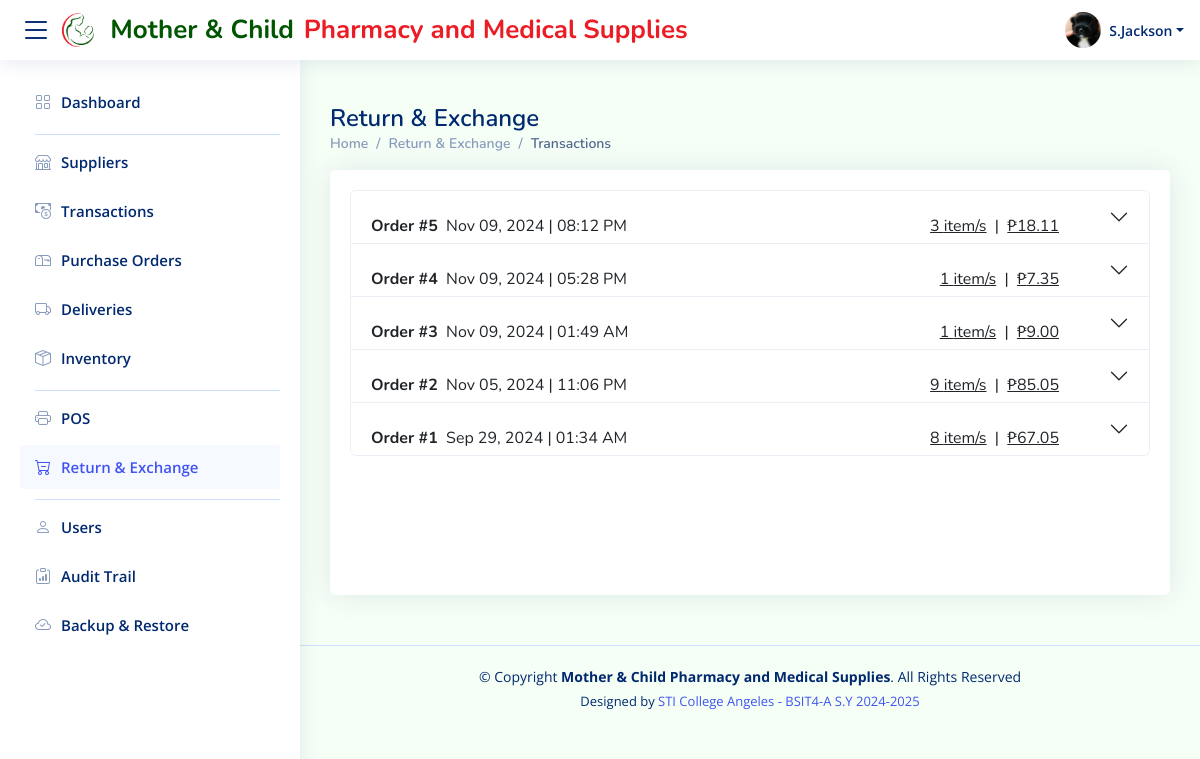
The page /returnexchange/recent_Transactions/reTransac.php (signed in) on the database as committed earlier.
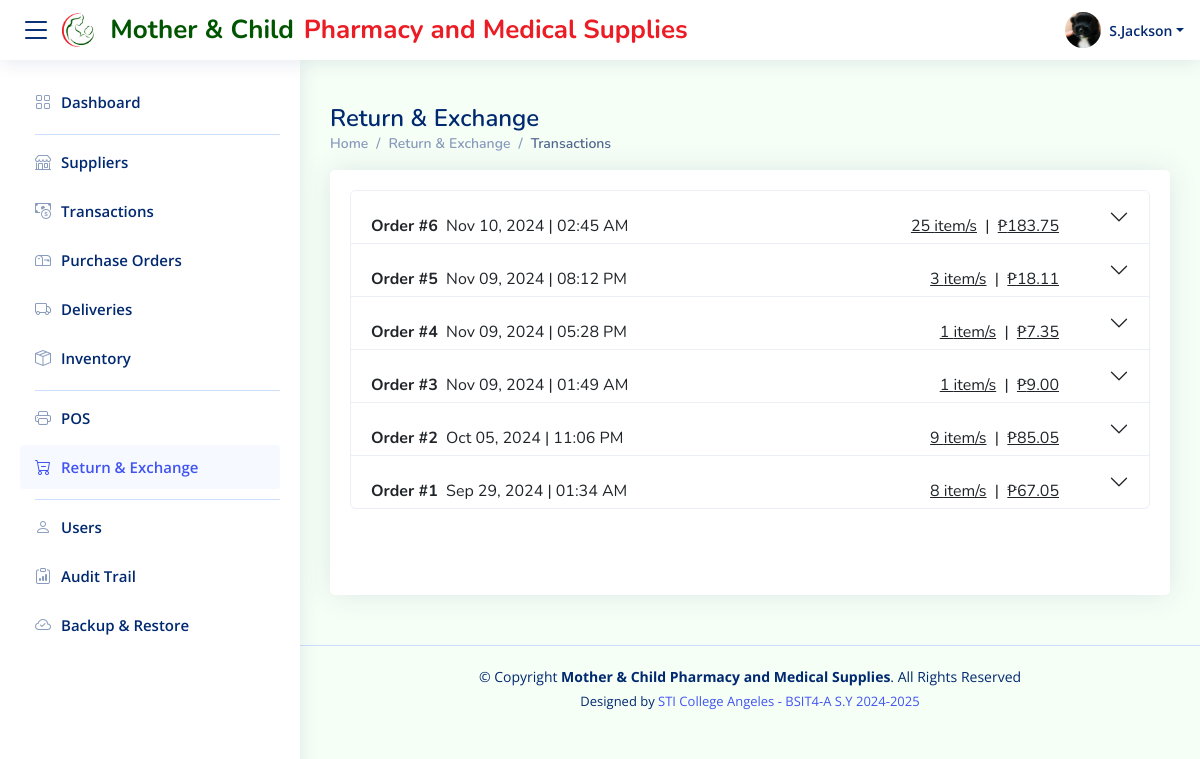
The same page on the database as committed later.
### tables this page shows
CREATE TABLE `users` (
  `AccountID` int(10) unsigned NOT NULL AUTO_INCREMENT,
  `employeeName` varchar(255) NOT NULL,
  `employeeLName` varchar(255) NOT NULL,
  `role` varchar(255) NOT NULL,
  `accountName` varchar(255) NOT NULL,
  `password` varchar(255) NOT NULL,
  `picture` text NOT NULL DEFAULT 'profile_icon.png',
  `dateCreated` datetime NOT NULL DEFAULT current_timestamp(),
  `status` varchar(255) NOT NULL DEFAULT 'Active',
  `connected` enum('1','0') NOT NULL DEFAULT '0',
  `SuppliersPerms` enum('on','off') NOT NULL DEFAULT 'off',
  `TransactionsPerms` enum('on','off') NOT NULL DEFAULT 'off',
  `InventoryPerms` enum('on','off') NOT NULL DEFAULT 'off',
  `POSPerms` enum('on','off') NOT NULL DEFAULT 'off',
  `REPerms` enum('on','off') NOT NULL DEFAULT 'off',
  `POPerms` enum('on','off') NOT NULL DEFAULT 'off',
  `UsersPerms` enum('on','off') NOT NULL DEFAULT 'off',
  PRIMARY KEY (`AccountID`),
  UNIQUE KEY `accountName` (`accountName`)
);

CREATE TABLE `sales` (
  `InvoiceID` int(11) NOT NULL AUTO_INCREMENT,
  `SaleDate` datetime DEFAULT current_timestamp(),
  `AccountID` int(10) unsigned DEFAULT NULL,
  `SalesDetails` longtext NOT NULL CHECK (json_valid(`SalesDetails`)),
  `TotalItems` int(11) NOT NULL,
  `Subtotal` decimal(10,2) DEFAULT 0.00,
  `Tax` decimal(10,2) DEFAULT 0.00,
  `Discount` decimal(10,2) DEFAULT 0.00,
  `NetAmount` decimal(10,2) GENERATED ALWAYS AS (`Subtotal` - `Discount`) STORED,
  `AmountPaid` decimal(10,2) DEFAULT 0.00,
  `AmountChange` decimal(10,2) GENERATED ALWAYS AS (`AmountPaid` - `NetAmount`) STORED,
  `PaymentMethod` enum('Cash','GCash') NOT NULL,
  `Status` enum('Sales','Return','Return/Exchange') NOT NULL,
  `RefundAmount` decimal(10,2) DEFAULT 0.00,
  PRIMARY KEY (`InvoiceID`),
  KEY `ForeignKey_AccountID` (`AccountID`),
  CONSTRAINT `ForeignKey_AccountID` FOREIGN KEY (`AccountID`) REFERENCES `users` (`AccountID`) ON DELETE NO ACTION ON UPDATE NO ACTION
);

### fetchUser.php (called while the page is built, shortened)
<?php
$accountID = $_SESSION['AccountID'];
$servername = "localhost";
$username = "root";
$password = "";
$dbname = "motherchildpharmacy";
$conn = new mysqli($servername, $username, $password, $dbname);
$sql = $conn->prepare("SELECT * FROM users WHERE AccountID = ?");
$sql->bind_param("i", $accountID);
$sql->execute();
$result = $sql->get_result();
if ($result->num_rows > 0) {
    $user = $result->fetch_assoc();
    $employeeName = $user['employeeName'];
    $employeeLName = $user['employeeLName'];
    $picture = $user['picture'];
    $employeeFullName = $employeeName . " " . $employeeLName;
    $nameParts = explode(' ', $employeeFullName);
    $initials = strtoupper($nameParts[0][0]);
    $formattedName = $initials . '.' . end($nameParts);
} else {
    $formattedName = "Unknown";
    $role = "Unknown";
    $picture = "resources/img/profile_icon.png";
}
?>

### returnexchange/fetchProductData.php (called while the page is built, shortened)
<?php
$servername = "localhost";
$username = "root";
$password = "";
$dbname = "motherchildpharmacy";
$conn = new mysqli($servername, $username, $password, $dbname);
$searchQuery = isset($_POST['query']) ? $_POST['query'] : '';
if ($searchQuery) {
    $sql = "SELECT ItemID, BrandName, GenericName, Mass, UnitOfMeasure, InStock, PricePerUnit, ProductIcon, ProductCode
            FROM inventory
            WHERE BrandName LIKE ? OR GenericName LIKE ? OR ProductCode LIKE ?";
    $stmt = $conn->prepare($sql);
    $searchTerm = "%" . $searchQuery . "%";
    $stmt->bind_param('sss', $searchTerm, $searchTerm, $searchTerm);
    $stmt->execute();
    $result = $stmt->get_result();
} else {
    $sql = "SELECT ItemID, BrandName, GenericName, Mass, UnitOfMeasure, InStock, PricePerUnit, ProductIcon, ProductCode FROM inventory";
    $result = $conn->query($sql);
}
?>

### returnexchange/recent_Transactions/reTransac.php (the view, shortened to what this page needs)
<?php include '../../fetchUser.php'; ?>
<?php include '../fetchProductData.php'; ?>
<?php include '../fetchOrderNumber.php'; ?>
<!DOCTYPE html>
<html lang="en">
<head>
  <link href="../../resources/vendor/bootstrap/css/bootstrap.min.css" rel="stylesheet">
  <link href="../../resources/vendor/bootstrap-icons/bootstrap-icons.css" rel="stylesheet">
  <link href="../../resources/vendor/boxicons/css/boxicons.min.css" rel="stylesheet">
  <link href="../../resources/vendor/quill/quill.snow.css" rel="stylesheet">
  <link href="../../resources/vendor/quill/quill.bubble.css" rel="stylesheet">
  <link href="../../resources/vendor/remixicon/remixicon.css" rel="stylesheet">
  <link href="../../resources/vendor/simple-datatables/style.css" rel="stylesheet">
  <link href="reTransac.css" rel="stylesheet">
</head>
<body>
  <header id="header" class="header fixed-top d-flex align-items-center">
    <div class="d-flex align-items-center justify-content-between">
      <i class="bi bi-list toggle-sidebar-btn"></i>
      <a href="reTransac.php" class="logo d-flex align-items-center">
        <img src="../../resources/img/logo.png" alt="">
        <span class="d-none d-lg-block span1">Mother & Child</span>
        <span class="d-none d-lg-block span2">Pharmacy and Medical Supplies</span>
      </a>
    </div>
    <nav class="header-nav ms-auto">
      <ul class="d-flex align-items-center">
        <li class="nav-item dropdown pe-3">
          <a class="nav-link nav-profile d-flex align-items-center pe-0" href="#" data-bs-toggle="dropdown">
            <img src="../../users/uploads/<?php echo htmlspecialchars($picture); ?>" alt="Profile" class="rounded-circle">
            <span class="d-none d-md-block dropdown-toggle ps-2"><?php echo htmlspecialchars($formattedName); ?></span>
          </a>
        </li>
      </ul>
    </nav>
  </header>
  <aside id="sidebar" class="sidebar">
    <ul class="sidebar-nav" id="sidebar-nav">
        <li class="nav-item">
            <a class="nav-link collapsed" href="../../dashboard/dashboard.php">
                <i class="bi bi-grid"></i>
                <span>Dashboard</span>
            </a>
        </li>
        <li class="nav-heading"></li>
        <?php if ($_SESSION['SuppliersPerms'] === 'on'): ?>
        <li class="nav-item">
            <a class="nav-link collapsed" href="../../suppliers/suppliers.php">
                <i class="bi bi-shop"></i>
                <span>Suppliers</span>
            </a>
        </li>
        <?php endif; ?>
        <?php if ($_SESSION['TransactionsPerms'] === 'on'): ?>
        <li class="nav-item">
            <a class="nav-link collapsed" href="../../transactions/transactions.php">
                <i class="bi bi-cash-coin"></i>
                <span>Transactions</span>
            </a>
        </li>
        <?php endif; ?>
        <?php if ($_SESSION['POPerms'] === 'on'): ?>
        <li class="nav-item">
            <a class="nav-link collapsed" href="../../purchaseorders/purchaseorders.php">
                <i class="bi bi-mailbox"></i>
                <span>Purchase Orders</span>
            </a>
        </li>
        <?php endif; ?>
        <?php if ($_SESSION['POPerms'] === 'on'): ?>
        <li class="nav-item">
            <a class="nav-link collapsed" href="../../delivery/delivery.php">
                <i class="bi bi-truck"></i>
                <span>Deliveries</span>
            </a>
        </li>
        <?php endif; ?>
        <?php if ($_SESSION['InventoryPerms'] === 'on'): ?>
        <li class="nav-item">
            <a class="nav-link collapsed" href="../../inventory/inventory.php">
                <i class="bi bi-box-seam"></i>
                <span>Inventory</span>
            </a>
        </li>
        <?php endif; ?>
        <li class="nav-heading"></li>
        <?php if ($_SESSION['POSPerms'] === 'on'): ?>
        <li class="nav-item">
            <a class="nav-link collapsed" href="../../pos/pos.php">
                <i class="bi bi-printer"></i>
                <span>POS</span>
            </a>
        </li>
        <?php endif; ?>
        <?php if ($_SESSION['REPerms'] === 'on'): ?>
        <li class="nav-item">
            <a class="nav-link" href="../../returnexchange/returnexchange.php">
                <i class="bi bi-cart-dash"></i>
                <span>Return & Exchange</span>
            </a>
        </li>
        <?php endif; ?>
        <li class="nav-heading"></li>
        <?php if ($_SESSION['UsersPerms'] === 'on'): ?>
        <li class="nav-item">
            <a class="nav-link collapsed" href="../../users/users.php">
                <i class="bi bi-person"></i>
                <span>Users</span>
            </a>
        </li>
        <?php endif; ?>
        <?php if ($_SESSION['UsersPerms'] === 'on'): ?>
        <li class="nav-item">
            <a class="nav-link collapsed" href="../../audittrail/audittrail.php">
                <i class="bi bi-clipboard-data"></i>
                <span>Audit Trail</span>
            </a>
        </li>
        <?php endif; ?>
        <?php if ($_SESSION['UsersPerms'] === 'on'): ?>
        <li class="nav-item">
            <a class="nav-link collapsed" href="../../backuprestore/backuprestore.php">
                <i class="bi bi-cloud-check"></i>
                <span>Backup & Restore</span>
            </a>
        </li>
        <?php endif; ?>
    </ul>
  </aside>
  <main id="main" class="main">
    <div class="pagetitle">
      <h1>Return & Exchange</h1>
      <nav>
        <ol class="breadcrumb">
          <li class="breadcrumb-item"><a href="../../dashboard/dashboard.php">Home</a></li>
          <li class="breadcrumb-item"><a href="../../returnexchange/returnexchange.php">Return & Exchange</a></li>
          <li class="breadcrumb-item active">Transactions</li>
        </ol>
      </nav>
    </div>
    <section class="section pos">
      <div class="row">
        <div class="col-lg-12">
          <?php
          $conn = new mysqli($servername, $username, $password, $dbname);
          ?>
          <div class="card">
              <div class="card-body" style="height: 425px; overflow-y: auto;">
                  <div class="accordion" id="accordionExample">
                      <?php
                      $sql = "SELECT * FROM sales ORDER BY SaleDate DESC";
                      $result = $conn->query($sql);
                      if ($result->num_rows > 0) {
                          while($row = $result->fetch_assoc()) {
                              $dateTime = new DateTime($row['SaleDate']);
                              $formattedDate = $dateTime->format('M d, Y');
                              $formattedTime = $dateTime->format('h:i A');
                              $netAmount = number_format($row['NetAmount'], 2);
                              echo <<<HTML
                              <div class="accordion-item">
                                  <h2 class="accordion-header" id="heading{$row['InvoiceID']}">
                                      <button class="accordion-button collapsed" type="button"
                                              data-bs-toggle="collapse"
                                              data-bs-target="#collapse{$row['InvoiceID']}"
                                              aria-expanded="false"
                                              aria-controls="collapse{$row['InvoiceID']}">
                                          <div style="position: relative; width: 100%;">
                                              <div style="position: absolute; left: 0;">
                                                  <strong>Order #{$row['InvoiceID']}</strong>&nbsp;
                                                  <span>{$formattedDate} | {$formattedTime}</span>
                                              </div>
                                              <div style="position: absolute; right: 0; margin-right: 50px;">
                                                  <span style="text-decoration: underline;">{$row['TotalItems']} item/s</span>&nbsp;
                                                  <span>|</span>&nbsp;
                                                  <span style="text-decoration: underline;">₱{$netAmount}</span>
                                              </div>
                                          </div>
                                      </button>
                                  </h2>
                                  <div id="collapse{$row['InvoiceID']}"
                                      class="accordion-collapse collapse"
                                      aria-labelledby="heading{$row['InvoiceID']}"
                                      data-bs-parent="#accordionExample">
                                  </div>
                              </div>
          HTML;
                          }
                      } else {
                          echo '<div class="alert alert-info">No transactions found.</div>';
                      }
                      ?>
                  </div>
              </div>
          </div>
        </div>
      </div>
    </section>
  </main>
  <footer id="footer" class="footer">
    <div class="copyright">
      &copy; Copyright <strong><span>Mother & Child Pharmacy and Medical Supplies</span></strong>. All Rights Reserved
    </div>
    <div class="credits">
      Designed by <a href="https://www.sti.edu/campuses-details.asp?campus_id=QU5H">STI College Angeles - BSIT4-A S.Y 2024-2025 </a>
    </div>
  </footer>
</body>
</html>

### returnexchange/recent_Transactions/reTransac.css (style rules this page uses)
:root { scroll-behavior: smooth; }
body { font-family: "Open Sans", sans-serif; background: #f6fff6; color: #444444; }
a { color: #4154f1; text-decoration: none; }
h1, h2, h3, h4, h5, h6 { font-family: "Nunito", sans-serif; }
#main { margin-top: 60px; padding: 20px 30px; transition: all 0.3s; }
.pagetitle { margin-bottom: 10px; }
.pagetitle h1 { font-size: 24px; margin-bottom: 0; font-weight: 600; color: #012970; }
.card { margin-bottom: 30px; border: none; border-radius: 5px; box-shadow: 0px 0 30px rgba(1, 41, 112, 0.1); }
.card-body { padding: 20px 20px 20px 20px; }
.accordion-item { border: 1px solid #ebeef4; }
.breadcrumb { font-size: 14px; font-family: "Nunito", sans-serif; color: #899bbd; font-weight: 600; }
.breadcrumb a { color: #899bbd; transition: 0.3s; }
.breadcrumb .breadcrumb-item::before { color: #899bbd; }
.breadcrumb .active { color: #51678f; font-weight: 600; }
.logo { line-height: 1; }
@media (min-width: 1200px) { .logo { width: 630px; } }
.logo img { max-height: 35px; margin-right: 6px; }
.logo span { font-size: 26px; font-weight: 700; font-family: "Nunito", sans-serif; }
.logo .span1 { color: #005500FF; padding: 0 10px; }
.logo .span2 { color: #EB1C24FF; }
.header { transition: all 0.5s; z-index: 997; height: 60px; box-shadow: 0px 2px 20px rgba(1, 41, 112, 0.1); background-color: #fff; padding-left: 20px; }
.header .toggle-sidebar-btn { font-size: 32px; padding-right: 10px; cursor: pointer; color: #012970; }
.header-nav ul { list-style: none; }
.header-nav>ul { margin: 0; padding: 0; }
.header-nav .nav-profile { color: #012970; }
.header-nav .nav-profile img { height: 36px; width: 36px; object-fit: cover; }
.header-nav .nav-profile span { font-size: 14px; font-weight: 600; }
.sidebar { position: fixed; top: 60px; left: 0; bottom: 0; width: 300px; z-index: 996; transition: all 0.3s; padding: 20px; overflow-y: auto; scrollbar-width: thin; scrollbar-color: #aab7cf transparent; box-shadow: 0px 0px 20px rgba(1, 41, 112, 0.1); background-color: #fff; }
@media (min-width: 1200px) { #main, #footer { margin-left: 300px; } }
.nav-heading { border-top: 1px solid #cddfff; }
.sidebar-nav { padding: 0; margin: 0; list-style: none; }
.sidebar-nav li { padding: 0; margin: 0; list-style: none; }
.sidebar-nav .nav-item { margin-bottom: 5px; }
.sidebar-nav .nav-heading { font-size: 11px; text-transform: uppercase; color: #899bbd; font-weight: 600; margin: 10px 0 5px 15px; }
.sidebar-nav .nav-link { display: flex; align-items: center; font-size: 15px; font-weight: 600; color: #4154f1; transition: 0.3; background: #f6f9ff; padding: 10px 15px; border-radius: 4px; height: 44px; }
.sidebar-nav .nav-link i { font-size: 16px; margin-right: 10px; color: #4154f1; }
.sidebar-nav .nav-link.collapsed { color: #012970; background: #fff; }
.sidebar-nav .nav-link.collapsed i { color: #899bbd; }
.footer { padding: 20px 0; font-size: 14px; transition: all 0.3s; border-top: 1px solid #cddfff; }
.footer .copyright { text-align: center; color: #012970; }
.footer .credits { padding-top: 5px; text-align: center; font-size: 13px; color: #012970; }

Rows that differ between the two databases and show on the page:
added sales: InvoiceID "6", SaleDate "Nov 10, 2024", SaleDate "02:45 AM", TotalItems "25", NetAmount "183.75"
changed sales "11:06 PM": SaleDate "Nov 05, 2024" → "Oct 05, 2024"
Other text that changed with them:
text written by a page script: "{\"newInvoiceID\":6}" → "{\"newInvoiceID\":7}"
